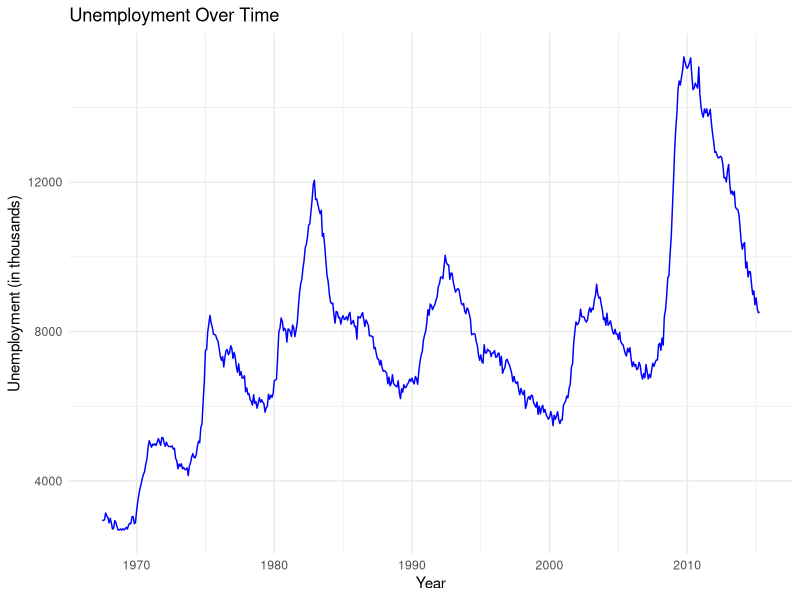
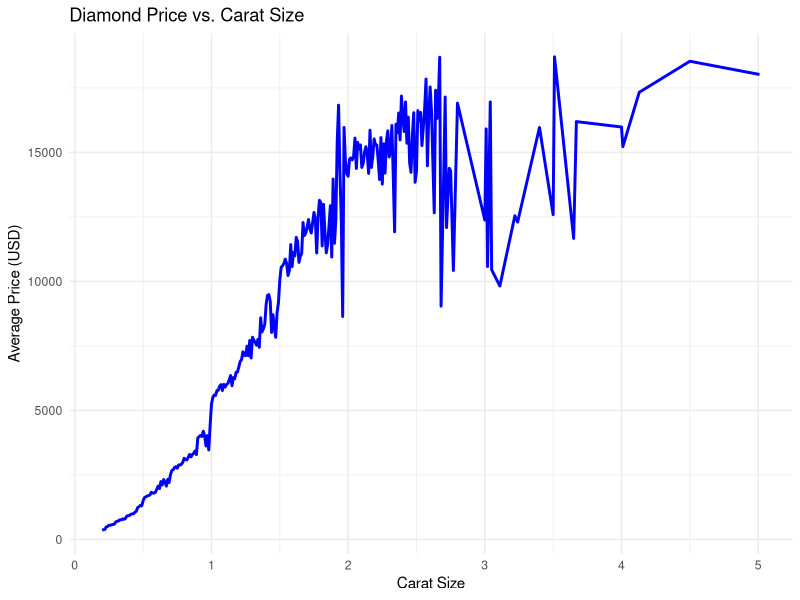
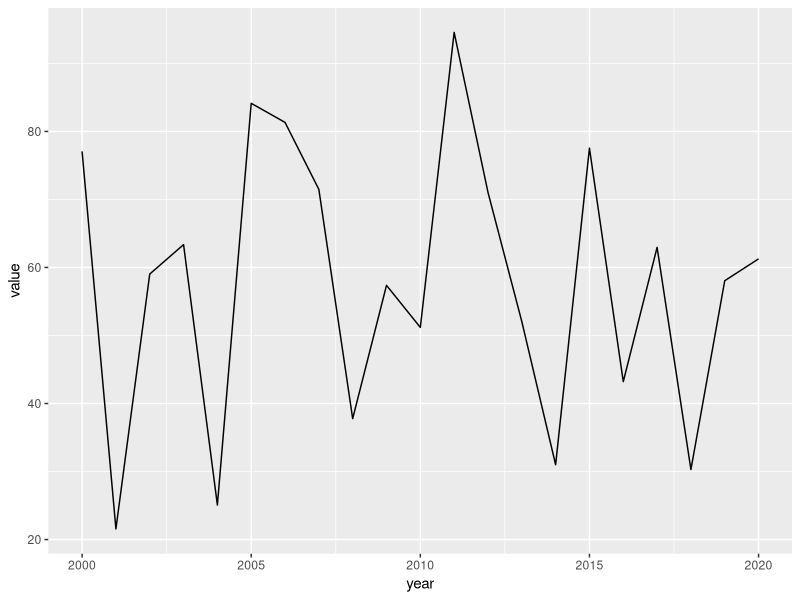
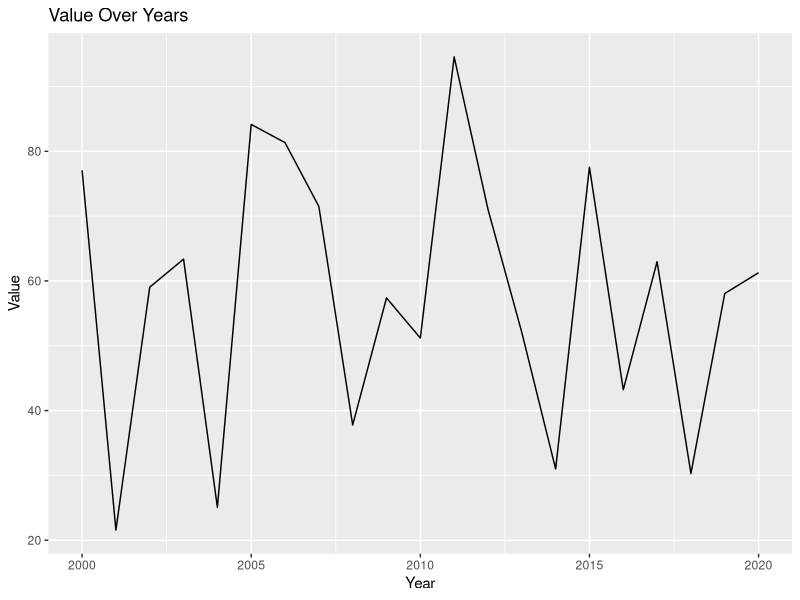
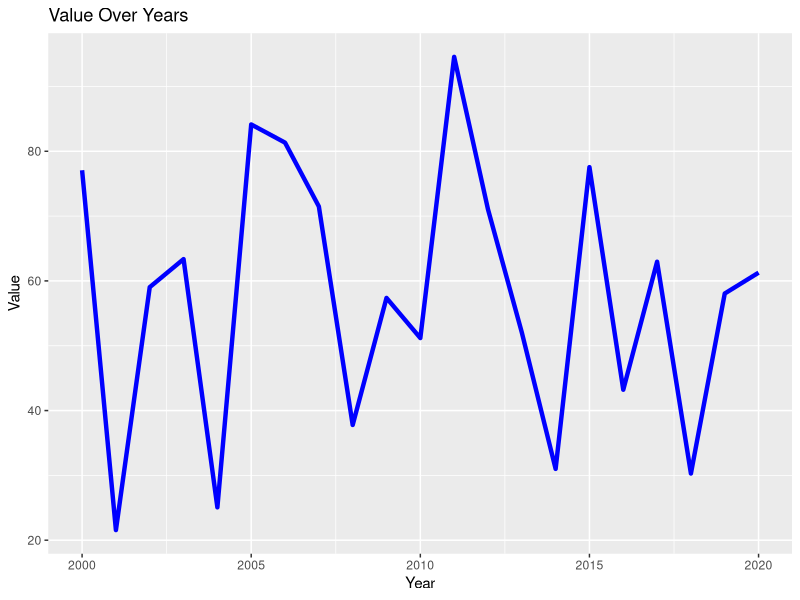
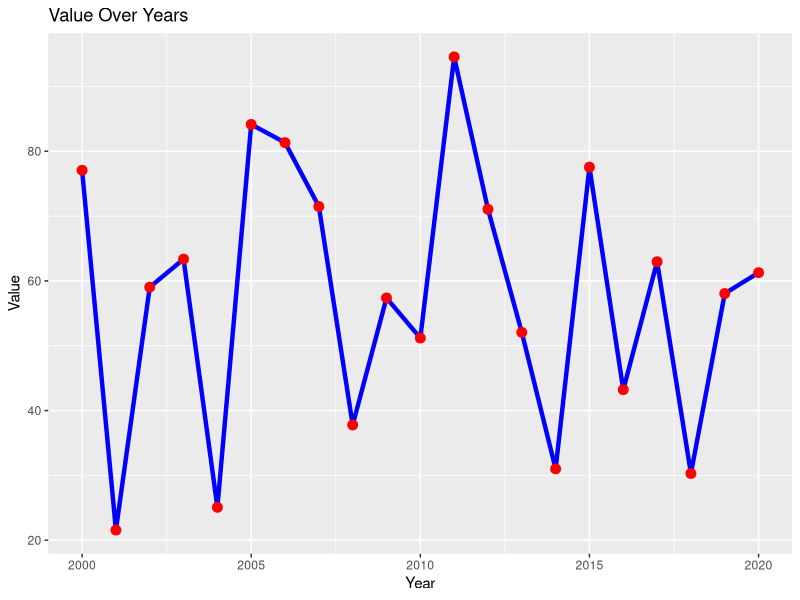
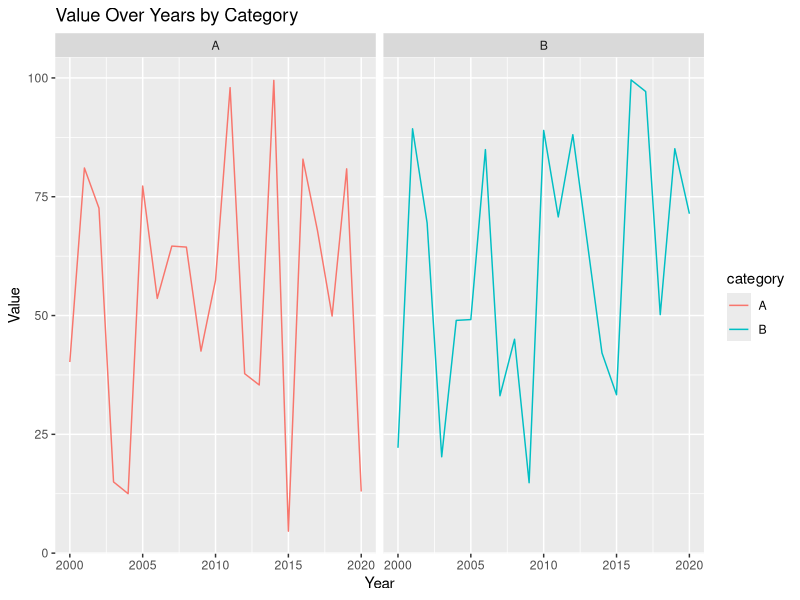
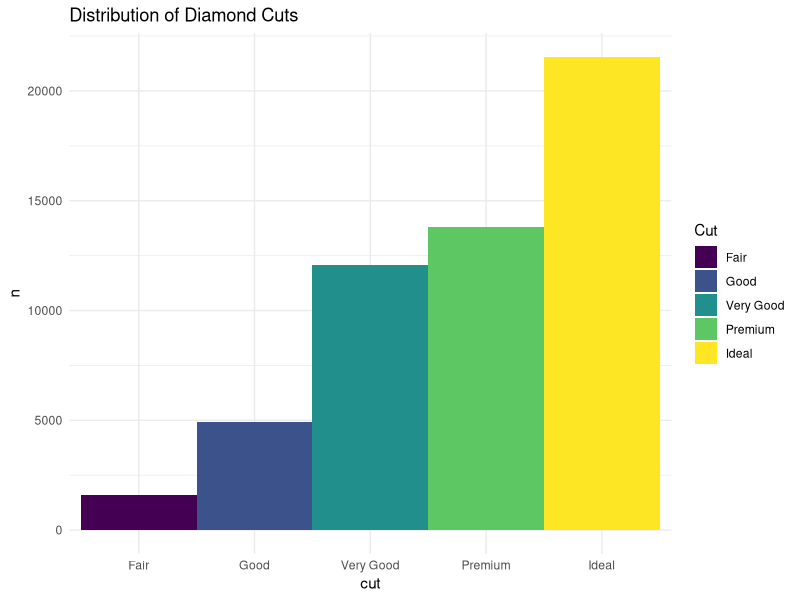

Source code (R) for these figures, in order:
## ---- chunk 1
knitr::opts_chunk$set(echo = TRUE)
## ---- chunk 2

# Load necessary libraries
library(ggplot2)
library(dplyr)

# Load built-in economics dataset

data("economics")

# Create a time series line plot of unemployment rate

economics %>%
  ggplot(aes(x = date, y = unemploy)) +
  geom_line(color = "blue") +
  labs(title = "Unemployment Over Time",
       x = "Year",
       y = "Unemployment (in thousands)") +
  theme_minimal()
## ---- chunk 3

# Load the libraries

library(dplyr)
library(ggplot2)

# Create a line graph of the average price of diamonds over time
# Aggregate data: Get the average price for each carat size

avg_price_per_carat <- aggregate(price ~ carat, data = diamonds, FUN = mean)

# Create the line graph
ggplot(avg_price_per_carat, aes(x = carat, y = price)) +
  geom_line(color = "blue", linewidth = 1) + 
  labs(title = "Diamond Price vs. Carat Size",
       x = "Carat Size",
       y = "Average Price (USD)") +
  theme_minimal()
## ---- chunk 4
library(ggplot2)

# Create data frame
df <- data.frame(
  year = 2000:2020,
  value = runif(21, min = 0, max = 100)
)

# Create line graph
ggplot(df, aes(x = year, y = value)) +
  geom_line()
## ---- chunk 5
ggplot(df, aes(x = year, y = value)) +
  geom_line() +
  ggtitle("Value Over Years") +
  xlab("Year") +
  ylab("Value")
## ---- chunk 6
ggplot(df, aes(x = year, y = value)) +
  geom_line(color = "blue", size = 1.5) +
  ggtitle("Value Over Years") +
  xlab("Year") +
  ylab("Value")
## ---- chunk 7
ggplot(df, aes(x = year, y = value)) +
  geom_line(color = "blue", size = 1.5) +
  geom_point(color = "red", size = 3) +
  ggtitle("Value Over Years") +
  xlab("Year") +
  ylab("Value")
## ---- chunk 8
# Create data frame with categories
df <- data.frame(
  year = rep(2000:2020, 2),
  value = runif(42, min = 0, max = 100),
  category = rep(c("A", "B"), each = 21)
)

# Create faceted line graph
ggplot(df, aes(x = year, y = value, color = category)) +
  geom_line() +
  facet_wrap(~ category) +
  ggtitle("Value Over Years by Category") +
  xlab("Year") +
  ylab("Value")
## ---- chunk 9

diamonds %>% count(cut)

## ---- chunk 10
diamonds %>%
  count(cut) %>%
  ggplot(aes(x = cut, y = n, fill = cut)) +
  geom_bar(stat = "identity", width = 1) +
  labs(title = "Distribution of Diamond Cuts",
       fill = "Cut") +
  theme_minimal() +
  theme(legend.position = "right")
## ---- chunk 11
diamonds %>%
  count(cut) %>%
  ggplot(aes(x = "", y = n, fill = cut)) +
#  geom_bar(stat = "identity", width = 1) +
  geom_col() +
    labs(title = "Distribution of Diamond Cuts",
       fill = "Cut") +
  theme_minimal() +
  theme(legend.position = "right")
## ---- chunk 12

# Load necessary libraries

library(ggplot2)
library(dplyr)

# Create a pie chart of the distribution of diamond cuts

# We will create the bar chart as we did above, but this time we will use
# coord_polar to make it circular.

# Lastly we will add some labels and some colors

# The fill color is the cut of the diamond and the sizes of the pieces of the 
# pie are based on the number of diamonds

diamonds %>%
  count(cut) %>%
  ggplot(aes(x = "", y = n, fill = cut)) +
  geom_bar(stat = "identity", width = 1) +
  coord_polar(theta = "y") +
  labs(title = "Distribution of Diamond Cuts",
       fill = "Cut") +
  theme_minimal() +
  theme(legend.position = "right")
## ---- chunk 13

# Load necessary libraries

library(ggplot2)
library(dplyr)

# load the mtcars data set

data("mtcars")

# Create a pie chart of the Count of car models by number of cylinders. 

# We will use the count function to get the number of cars for each 
# combination of model and cylinders

# We will then use ggplot to create the pie chart by making a bar plot and
# using coord_polar to make it circular

# Lastly we will add some labels and some colors where the fill color is the 
# number of cylinders

mtcars %>%
  count(cyl) %>%
  ggplot(aes(x="", y=n, fill=factor(cyl))) +
  geom_bar(stat="identity", width=1) +
  coord_polar("y") +
  geom_text(aes(label = n),
        position = position_stack(vjust = 0.5),
        color = "white", size = 5) +
  labs(title="Count of Cars by Cylinder",
       fill="Cylinders")


## ---- chunk 14

mtcars %>%
  count(cyl) %>%
  ggplot(aes(x="", y=n, fill=factor(cyl))) +
  geom_bar(stat="identity", width=1) +
  coord_polar("y") +
  geom_text(aes(label = n),
        position = position_stack(vjust = 0.5),
        color = "white", size = 5) +
  labs(title="Count of Cars by Cylinder",
       fill="Cylinders") +
  theme_void()

## ---- chunk 15
# Install and load ggplot2

# install.packages("ggplot2")
library(ggplot2)

# Create data frame
data <- data.frame(
  category = c("A", "B", "C", "D"),
  value = c(10, 20, 30, 40)
)

# Create pie chart
ggplot(data, aes(x = "", y = value, fill = category)) +
  geom_bar(stat = "identity", width = 1) +
  coord_polar(theta = "y") +
  theme_void()
## ---- chunk 16

# Create data frame with percentage
data <- data.frame(
  category = c("A", "B", "C", "D"),
  value = c(10, 20, 30, 40)
)
data$percentage <- round(data$value / sum(data$value) * 100, 1)

# Create pie chart with labels
ggplot(data, aes(x = "", y = value, fill = category)) +
  geom_bar(stat = "identity", width = 1) +
  coord_polar(theta = "y") +
  geom_text(aes(label = paste0(percentage, "%")), position = position_stack(vjust = 0.5)) +
  theme_void()
## ---- chunk 17

# Create data frame with percentage
data <- data.frame(
  category = c("A", "B", "C", "D"),
  value = c(10, 20, 30, 40)
)

# Custom colors
colors <- c("A" = "red", "B" = "blue", "C" = "green", "D" = "purple")

# Create pie chart with custom colors
ggplot(data, aes(x = "", y = value, fill = category)) +
  geom_bar(stat = "identity", width = 1) +
  coord_polar(theta = "y") +
  scale_fill_manual(values = colors) +
  theme_void()
## ---- chunk 18
# Create data frame with percentage
data <- data.frame(
  category = c("A", "B", "C", "D"),
  value = c(10, 20, 30, 40)
)

# Create pie chart with title and legend
ggplot(data, aes(x = "", y = value, fill = category)) +
  geom_bar(stat = "identity", width = 1) +
  coord_polar(theta = "y") +
  ggtitle("Pie Chart Example") +
  theme_void() +
  theme(legend.position = "bottom")
## ---- chunk 19
#| code-fold: true
# Load ggplot2 library
library(ggplot2)

# Create line graph
ggplot(pressure, aes(x = temperature, y = pressure)) +
  geom_line() +
  labs(title = "Temperature vs Pressure",
       x = "Temperature",
       y = "Pressure")
## ---- chunk 20
#| message: false
#| warning: false
#| code-fold: true
# Load ggplot2 library
library(ggplot2)

# Convert AirPassengers to data frame
airpassengers_df <- data.frame(
  time = time(AirPassengers),
  passengers = as.numeric(AirPassengers)
)

# Create line graph
ggplot(airpassengers_df, aes(x = time, y = passengers)) +
  geom_line() +
  labs(title = "Number of Air Passengers Over Time",
       x = "Time",
       y = "Number of Passengers")
## ---- chunk 21
#| message: false
#| warning: false
#| code-fold: true
# Load ggplot2 library
library(ggplot2)

# Convert lynx to data frame
lynx_df <- data.frame(
  year = time(lynx),
  trappings = as.numeric(lynx)
)

# Create line graph
ggplot(lynx_df, aes(x = year, y = trappings)) +
  geom_line() +
  labs(title = "Annual Numbers of Lynx Trappings",
       x = "Year",
       y = "Number of Lynx Trapped")
## ---- chunk 22
#| code-fold: true
# Load ggplot2 library
library(ggplot2)

# Create line graph
ggplot(economics, aes(x = date, y = unemploy / pop * 100)) +
  geom_line() +
  labs(title = "Unemployment Rate Over Time",
       x = "Date",
       y = "Unemployment Rate (%)")
## ---- chunk 23
#| message: false
#| warning: false
#| code-fold: true
# Load ggplot2 library
library(ggplot2)

# Convert co2 to data frame
co2_df <- data.frame(
  time = time(co2),
  concentration = as.numeric(co2)
)

# Create line graph
ggplot(co2_df, aes(x = time, y = concentration)) +
  geom_line() +
  labs(title = "Atmospheric CO2 Concentration Over Time",
       x = "Time",
       y = "CO2 Concentration (ppm)")
## ---- chunk 24
#| code-fold: true
# Load ggplot2
library(ggplot2)

# Load iris dataset
data(iris)

# Count species occurrences
species_count <- as.data.frame(table(iris$Species))

# Create pie chart
ggplot(species_count, aes(x = "", y = Freq, fill = Var1)) +
  geom_bar(stat = "identity", width = 1) +
  coord_polar(theta = "y") + 
  geom_text(aes(label = Freq),
        position = position_stack(vjust = 0.5),
        color = "white", size = 5) +
  theme_void() +
  ggtitle("Distribution of Species in the Iris Dataset") +
  labs(fill = "Species")
## ---- chunk 25
#| code-fold: true
# Load ggplot2
library(ggplot2)

# Load cars dataset
data(mtcars)

# Count gear occurrences
gear_count <- as.data.frame(table(mtcars$gear))

# Create pie chart

ggplot(gear_count, aes(x = "", y = Freq, fill = Var1)) +
  geom_bar(stat = "identity", width = 1) +
  coord_polar(theta = "y") + 
  geom_text(aes(label = Freq),
        position = position_stack(vjust = 0.5),
        color = "white", size = 5) +
  theme_void() +
  ggtitle("Distribution of Gears in the Cars Dataset") +
  labs(fill = "Gears")
## ---- chunk 26
#| code-fold: true
# Load ggplot2
library(ggplot2)

# Load Titanic dataset
data(Titanic)

# Convert Titanic dataset to data frame
titanic_df <- as.data.frame(Titanic)

# Count class occurrences
class_count <- as.data.frame(table(titanic_df$Class))

# Create pie chart
ggplot(class_count, aes(x = "", y = Freq, fill = Var1)) +
  geom_bar(stat = "identity", width = 1) +
  coord_polar(theta = "y") +
  theme_void() +
  ggtitle("Distribution of Classes in the Titanic Dataset") +
  labs(fill = "Class")
## ---- chunk 27
#| code-fold: true
# Load ggplot2 and ToothGrowth dataset
library(ggplot2)
data(ToothGrowth)

# Summarize count of each supplement type
supp_count <- as.data.frame(table(ToothGrowth$supp))

# Create pie chart
ggplot(supp_count, aes(x = "", y = Freq, fill = Var1)) +
  geom_bar(stat = "identity", width = 1) +
  coord_polar(theta = "y") +
  labs(title = "Supplement Distribution in ToothGrowth Dataset", fill = "Supplement") +
  theme_void()
## ---- chunk 28
#| code-fold: true
# Load ggplot2 and infert dataset
library(ggplot2)
data(infert)

# Summarize count of each education level
education_count <- as.data.frame(table(infert$education))

# Create pie chart
ggplot(education_count, aes(x = "", y = Freq, fill = Var1)) +
  geom_bar(stat = "identity", width = 1) +
  coord_polar(theta = "y") + 
  geom_text(aes(label = Freq),
        position = position_stack(vjust = 0.5),
        color = "white", size = 5) +
  labs(title = "Education Levels in Infert Dataset", fill = "Education Level") +
  theme_void()
